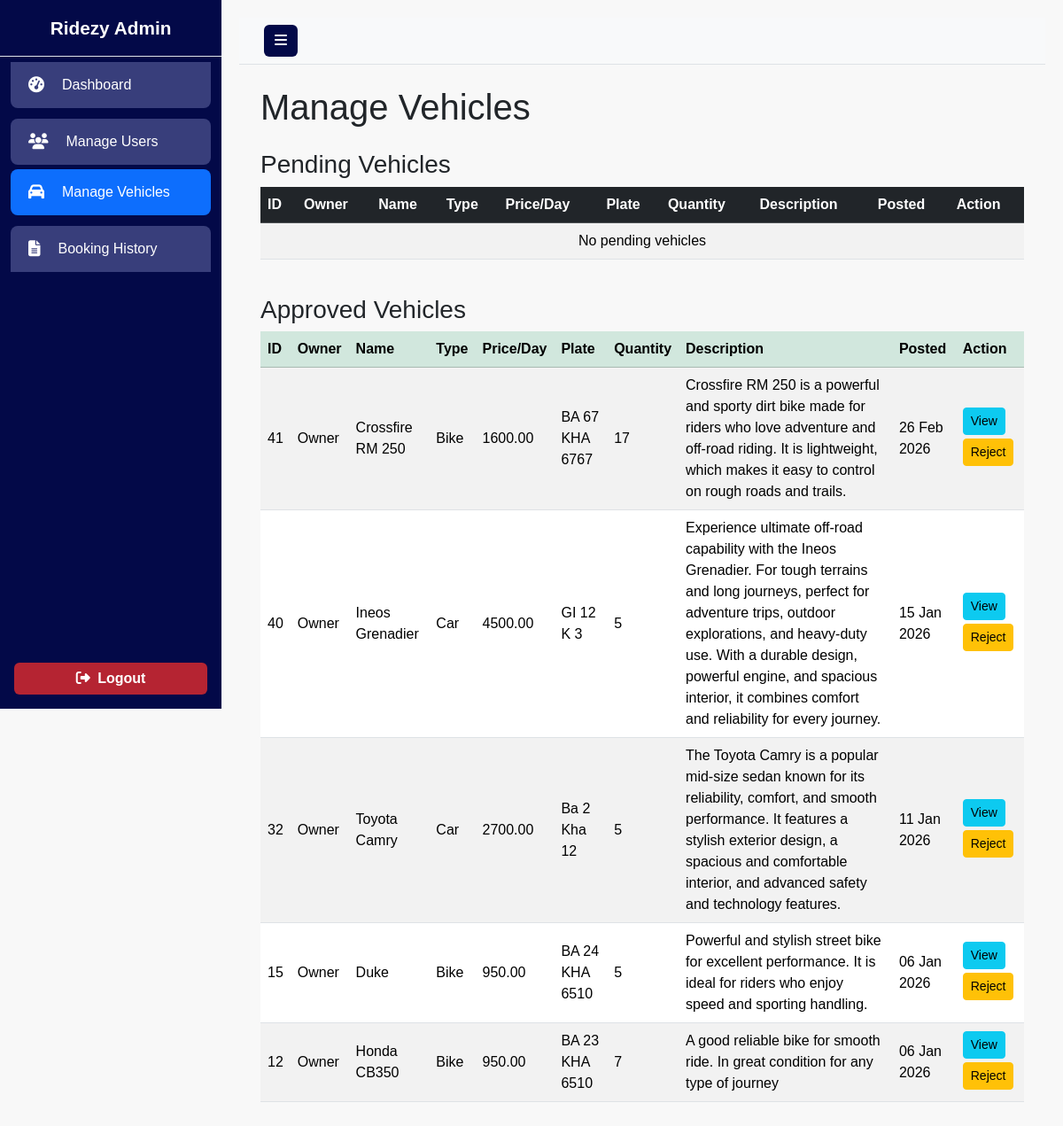
Screenshot of /admin/manage_vehicles.php (signed in) with the database file from the repository.
### tables this page shows
CREATE TABLE `vehicles` (
  `vehicle_id` int(11) NOT NULL,
  `vehicle_name` varchar(100) NOT NULL,
  `vehicle_type` enum('Car','Bike','Truck','Other') NOT NULL,
  `plate_number` varchar(50) NOT NULL,
  `price_per_day` decimal(10,2) NOT NULL,
  `availability` enum('Available','Unavailable') DEFAULT 'Available',
  `description` text DEFAULT NULL,
  `image` varchar(255) DEFAULT NULL,
  `owner_id` int(11) DEFAULT NULL,
  `quantity` int(11) NOT NULL DEFAULT 1,
  `posted_date` datetime DEFAULT current_timestamp(),
  `is_approved` tinyint(1) NOT NULL DEFAULT 0,
  `booked_units` int(11) NOT NULL DEFAULT 0,
  `status` enum('Pending','Approved','Rejected') NOT NULL DEFAULT 'Pending'
);

CREATE TABLE `users` (
  `user_id` int(11) NOT NULL,
  `full_name` varchar(100) NOT NULL,
  `phone` varchar(15) DEFAULT NULL,
  `email` varchar(100) NOT NULL,
  `password` varchar(255) NOT NULL,
  `role` enum('user','owner','admin') NOT NULL DEFAULT 'user',
  `is_approved` tinyint(1) NOT NULL DEFAULT 0
);

### admin/manage_vehicles.php (the view, shortened to what this page needs)
<?php
include('../db.php');
$pending_vehicles = mysqli_query($conn, "
    SELECT v.vehicle_id, v.vehicle_name, v.vehicle_type, v.price_per_day, v.plate_number,
           v.quantity, v.description, v.posted_date, v.image, u.full_name AS owner_name
    FROM vehicles v
    JOIN users u ON v.owner_id = u.user_id
    WHERE v.is_approved=0 AND v.status!='Rejected'
    ORDER BY v.posted_date DESC
");
$approved_vehicles = mysqli_query($conn, "
    SELECT v.vehicle_id, v.vehicle_name, v.vehicle_type, v.price_per_day, v.plate_number,
           v.quantity, v.description, v.posted_date, v.image, u.full_name AS owner_name
    FROM vehicles v
    JOIN users u ON v.owner_id = u.user_id
    WHERE v.is_approved=1
    ORDER BY v.posted_date DESC
");
?>
<!DOCTYPE html>
<html lang="en">
<head>
<link href="https://cdn.jsdelivr.net/npm/bootstrap@5.3.1/dist/css/bootstrap.min.css" rel="stylesheet">
<link rel="stylesheet" href="https://cdnjs.cloudflare.com/ajax/libs/font-awesome/6.5.0/css/all.min.css">
<link rel="stylesheet" href="../assets/css/admin.css?v=1">
</head>
<body>
<div class="d-flex" id="wrapper">
    <?php include('admin_sidebar.php'); ?>
    <div id="page-content-wrapper" class="flex-grow-1">
        <nav class="navbar navbar-expand-lg navbar-light bg-light border-bottom">
            <div class="container-fluid">
                <button class="btn btn-outline-primary" id="menu-toggle"><i class="fas fa-bars"></i></button>
            </div>
        </nav>
        <div class="container-fluid p-4">
            <h1 class="mb-4">Manage Vehicles</h1>
            <h3 class="mt-3">Pending Vehicles</h3>
            <div class="table-responsive mb-4">
                <table class="table table-striped table-hover align-middle">
                    <thead class="table-dark">
                        <tr>
                            <th>ID</th>
                            <th>Owner</th>
                            <th>Name</th>
                            <th>Type</th>
                            <th>Price/Day</th>
                            <th>Plate</th>
                            <th>Quantity</th>
                            <th>Description</th>
                            <th>Posted</th>
                            <th>Action</th>
                        </tr>
                    </thead>
                    <tbody>
                        <?php if(mysqli_num_rows($pending_vehicles) > 0): ?>
                            <?php while($row = mysqli_fetch_assoc($pending_vehicles)): ?>
                                <tr>
                                    <td><?= $row['vehicle_id'] ?></td>
                                    <td><?= $row['owner_name'] ?></td>
                                    <td><?= $row['vehicle_name'] ?></td>
                                    <td><?= $row['vehicle_type'] ?></td>
                                    <td><?= $row['price_per_day'] ?></td>
                                    <td><?= $row['plate_number'] ?></td>
                                    <td><?= $row['quantity'] ?></td>
                                    <td><?= $row['description'] ?></td>
                                    <td><?= date('d M Y', strtotime($row['posted_date'])) ?></td>
                                    <td>
                                        <button class="btn btn-sm btn-info mb-1 view-btn" data-bs-toggle="modal" data-bs-target="#vehicleModal" data-vehicle='<?= htmlspecialchars(json_encode($row), ENT_QUOTES) ?>'>View</button>
                                        <a href="manage_vehicles.php?action=approve&vid=<?= $row['vehicle_id'] ?>" class="btn btn-sm btn-success mb-1">Approve</a>
                                        <button class="btn btn-sm btn-danger mb-1" onclick="confirmAction('reject', <?= $row['vehicle_id'] ?>)">Reject</button>
                                    </td>
                                </tr>
                            <?php endwhile; ?>
                        <?php else: ?>
                            <tr><td colspan="10" class="text-center">No pending vehicles</td></tr>
                        <?php endif; ?>
                    </tbody>
                </table>
            </div>
            <h3 class="mt-4">Approved Vehicles</h3>
            <div class="table-responsive">
                <table class="table table-striped table-hover align-middle">
                    <thead class="table-success">
                        <tr>
                            <th>ID</th>
                            <th>Owner</th>
                            <th>Name</th>
                            <th>Type</th>
                            <th>Price/Day</th>
                            <th>Plate</th>
                            <th>Quantity</th>
                            <th>Description</th>
                            <th>Posted</th>
                            <th>Action</th>
                        </tr>
                    </thead>
                    <tbody>
                        <?php if(mysqli_num_rows($approved_vehicles) > 0): ?>
                            <?php while($row = mysqli_fetch_assoc($approved_vehicles)): ?>
                                <tr>
                                    <td><?= $row['vehicle_id'] ?></td>
                                    <td><?= $row['owner_name'] ?></td>
                                    <td><?= $row['vehicle_name'] ?></td>
                                    <td><?= $row['vehicle_type'] ?></td>
                                    <td><?= $row['price_per_day'] ?></td>
                                    <td><?= $row['plate_number'] ?></td>
                                    <td><?= $row['quantity'] ?></td>
                                    <td><?= $row['description'] ?></td>
                                    <td><?= date('d M Y', strtotime($row['posted_date'])) ?></td>
                                    <td>
                                        <button class="btn btn-sm btn-info mb-1 view-btn" data-bs-toggle="modal" data-bs-target="#vehicleModal" data-vehicle='<?= htmlspecialchars(json_encode($row), ENT_QUOTES) ?>'>View</button>
                                        <button class="btn btn-sm btn-warning mb-1" onclick="confirmAction('reject', <?= $row['vehicle_id'] ?>)">Reject</button>
                                    </td>
                                </tr>
                            <?php endwhile; ?>
                        <?php else: ?>
                            <tr><td colspan="10" class="text-center">No approved vehicles</td></tr>
                        <?php endif; ?>
                    </tbody>
                </table>
            </div>
        </div>
    </div>
</div>
</body>
</html>

### admin/admin_sidebar.php (shortened to what this page needs)
<?php
$activePage = basename($_SERVER['PHP_SELF']);
?>
<div id="sidebar-wrapper" class="d-flex flex-column">
    <div class="sidebar-heading p-3 border-bottom">Ridezy Admin</div>
    <div class="list-group list-group-flush flex-grow-1">
        <a href="dashboard.php" class="list-group-item sidebar-link <?= $activePage=='dashboard.php'?'active':'' ?>">
            <i class="fas fa-tachometer-alt me-2"></i> Dashboard
        </a>
        <a href="manage_users.php" class="list-group-item sidebar-link <?= $activePage=='manage_users.php'?'active':'' ?>">
            <i class="fas fa-users me-2"></i> Manage Users
        </a>
        <a href="manage_vehicles.php" class="list-group-item sidebar-link <?= $activePage=='manage_vehicles.php'?'active':'' ?>">
            <i class="fas fa-car me-2"></i> Manage Vehicles
        </a>
        <a href="manage_bookings.php" class="list-group-item sidebar-link <?= $activePage=='manage_bookings.php'?'active':'' ?>">
            <i class="fas fa-file-alt me-2"></i> Booking History
        </a>
    </div>
    <div class="px-3 mb-3 mt-auto">
        <a href="#" id="logoutBtn" class="btn btn-outline-danger w-100">
            <i class="fas fa-sign-out-alt me-1"></i> Logout
        </a>
    </div>
</div>

### assets/css/admin.css (style rules this page uses)
body { font-family: 'Arial', sans-serif; overflow-x: hidden; }
#wrapper { display: flex; width: 100%; transition: all 0.3s; }
.list-group-item { border: none; font-size: 1rem; white-space: nowrap; overflow: hidden; transition: all 0.3s; }
.list-group-item i { margin-right: 10px; transition: all 0.3s; }
#page-content-wrapper { flex-grow: 1; transition: all 0.3s; padding: 0; }
.navbar { padding: 0.5rem 1rem; }
body { background: rgb(248, 248, 248) !important; }
#menu-toggle { background-color: #030948; color: #ffffff; border: none; }
#wrapper { display: flex; width: 100%; min-height: 100vh; overflow-x: hidden; }
#sidebar-wrapper { width: 250px; min-height: 100vh; background-color: #0f1448; transition: transform 0.3s ease; overflow-x: hidden; }
.sidebar-heading { color: #fefefe; font-size: 1.3rem; font-weight: 600; text-align: center; padding: 20px; border-bottom: 1px solid rgba(255,255,255,0.2); }
.sidebar-link { color: #ffffff; background-color: #383e7b; padding: 14px 20px; display: flex; align-items: center; gap: 12px; border-radius: 8px; margin: 6px 12px; text-decoration: none; transition: background 0.3s ease; }
.sidebar-link i { font-size: 18px; }
#page-content-wrapper { flex: 1; width: 100%; transition: margin-left 0.3s ease; }
#sidebar-wrapper .btn.btn-outline-danger { background-color: #b52432 !important; color: #fff !important; border: none !important; font-weight: bold; transition: all 0.3s; }

### admin/manage_vehicles.php (style rules this page uses)
#page-content-wrapper { margin-left: 250px; transition: margin-left 0.3s ease; padding: 20px; }

### admin/admin_sidebar.php (style rules this page uses)
#sidebar-wrapper { position: fixed; top: 0; left: 0; height: 100vh; width: 250px; background: #030948; display: flex; flex-direction: column; z-index: 1000; }
#sidebar-wrapper .list-group { overflow: visible; }
#sidebar-wrapper .sidebar-link.active { background-color: #0d6efd; color: #fff; }
#page-content-wrapper { margin-left: 250px; transition: margin-left 0.3s ease; }

### rows the page displays
vehicles: vehicle_id "41", users.full_name "Owner", vehicle_name "Crossfire RM 250", vehicle_type "Bike", price_per_day "1600.00", plate_number "BA 67 KHA 6767", quantity "17", description "Crossfire RM 250 is a powerful and sporty dirt bike made for riders who love adventure and off-road riding. It is lightweight, which makes it easy to control on rough roads and trails.", posted_date "26 Feb 2026"
vehicles: vehicle_id "40", users.full_name "Owner", vehicle_name "Ineos Grenadier", vehicle_type "Car", price_per_day "4500.00", plate_number "GI 12 K 3", quantity "5", description "Experience ultimate off-road capability with the Ineos Grenadier. For tough terrains and long journeys, perfect for adventure trips, outdoor explorations, and heavy-duty use. With a durable design, powerful engine, and spacious interior, it combines comfort and reliability for every journey.", posted_date "15 Jan 2026"
vehicles: vehicle_id "32", users.full_name "Owner", vehicle_name "Toyota Camry", vehicle_type "Car", price_per_day "2700.00", plate_number "Ba 2 Kha 12", quantity "5", description "The Toyota Camry is a popular mid-size sedan known for its reliability, comfort, and smooth performance. It features a stylish exterior design, a spacious and comfortable interior, and advanced safety and technology features.", posted_date "11 Jan 2026"
vehicles: vehicle_id "15", users.full_name "Owner", vehicle_name "Duke", vehicle_type "Bike", price_per_day "950.00", plate_number "BA 24 KHA 6510", quantity "5", description "Powerful and stylish street bike for excellent performance. It is ideal for riders who enjoy speed and sporting handling.", posted_date "06 Jan 2026"
vehicles: vehicle_id "12", users.full_name "Owner", vehicle_name "Honda CB350", vehicle_type "Bike", price_per_day "950.00", plate_number "BA 23 KHA 6510", quantity "7", description "A good reliable bike for smooth ride. In great condition for any type of journey", posted_date "06 Jan 2026"
